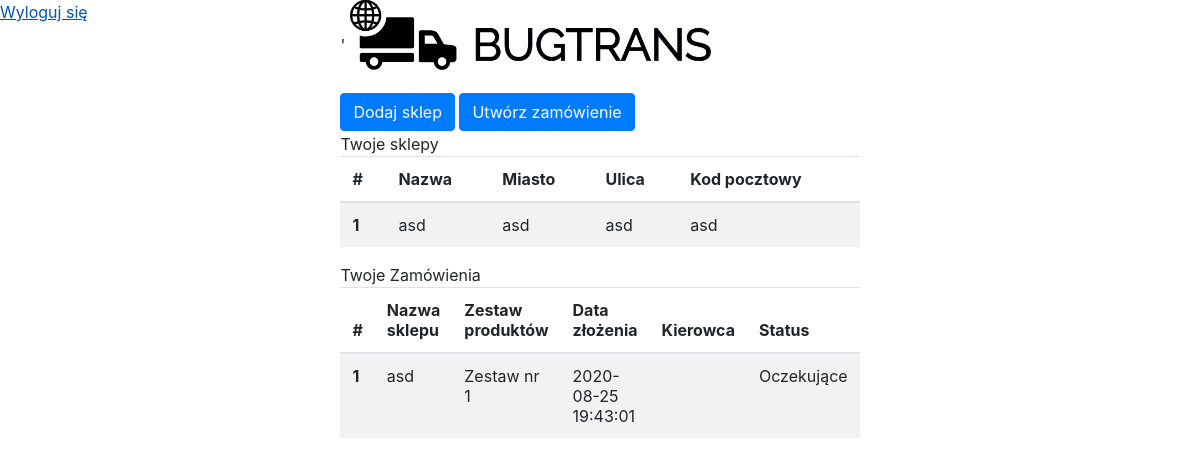
Screenshot of /bugtrans/panel_sklepu.php (signed in) with the database file from the repository.
### tables this page shows
CREATE TABLE `sklepy` (
  `id_sklepu` int(11) NOT NULL,
  `id_konta` int(11) NOT NULL,
  `nazwa` varchar(20) NOT NULL,
  `miasto` varchar(20) NOT NULL,
  `ulica` varchar(20) NOT NULL,
  `kod_pocztowy` varchar(20) NOT NULL
);

CREATE TABLE `zamowienia` (
  `id_zamowienia` int(11) NOT NULL,
  `id_sklepu` int(11) NOT NULL,
  `id_statusu` int(11) NOT NULL DEFAULT 1,
  `id_kierowcy` int(11) DEFAULT 1,
  `id_zestawu` int(11) NOT NULL,
  `data` timestamp NOT NULL DEFAULT current_timestamp()
);

CREATE TABLE `zestawy` (
  `id_zestawu` int(11) NOT NULL,
  `zestaw` varchar(20) NOT NULL
);

CREATE TABLE `statusy` (
  `id_statusu` int(11) NOT NULL,
  `status` varchar(20) NOT NULL
);

### bugtrans/panel_sklepu.php (the view, shortened to what this page needs)
<?php
include 'connection.php';
?>
<html>
	<head>
		<link rel="stylesheet" type="text/css" href="style.css">
		<link rel="stylesheet" href="https://stackpath.bootstrapcdn.com/bootstrap/4.1.3/css/bootstrap.min.css">
    	<link rel="stylesheet" href="https://maxcdn.bootstrapcdn.com/font-awesome/4.7.0/css/font-awesome.min.css">
		<a class="logout" href="wyloguj.php">Wyloguj się</a>
	</head>
	<body>
		<div class="grid-container">
  			<div class="logo">'
  				<img src="img/logo.png">
  				<a href="panel_dodawania_sklepu.php"><button class="btn btn-primary">Dodaj sklep</button></a>
  				<a href="panel_skladania_zamowienia.php"><button class="btn btn-primary">Utwórz zamówienie</button></a>
  			</div>
  			<div class="auth_options">
          <table id="tablePreview" class="table table-striped">
  <thead>
    <tr>
      <th>#</th>
      <th>Nazwa</th>
      <th>Miasto</th>
      <th>Ulica</th>
      <th>Kod pocztowy</th>
    </tr>
  </thead>
  <tbody>
  	<?php
  		$query = "SELECT * FROM sklepy WHERE id_konta = :id_konta;";
		$wynik = $db->prepare($query);
		$wynik->bindValue(":id_konta", $_SESSION['id']);
		$wynik->execute();
		$counter = 1;
		while($result = $wynik->fetch(PDO::FETCH_ASSOC)){
			echo "<tr><th scope='row'>".$counter++."</th><td>".$result['nazwa']."</td><td>".$result['miasto']."</td><td>".$result['ulica']."</td><td>".$result['kod_pocztowy']."</td></tr>";
		}
  	?>
  </tbody>
</table>
          <table id="tablePreview" class="table table-striped">
  <thead>
    <tr>
      <th>#</th>
      <th>Nazwa sklepu</th>
      <th>Zestaw produktów</th>
      <th>Data złożenia</th>
      <th>Kierowca</th>
      <th>Status</th>
    </tr>
  </thead>
  <tbody>
    <?php
    $counter = 1;
      $q = "SELECT * FROM zamowienia INNER JOIN sklepy ON zamowienia.id_sklepu=sklepy.id_sklepu INNER JOIN zestawy ON zamowienia.id_zestawu=zestawy.id_zestawu INNER JOIN statusy ON zamowienia.id_statusu=statusy.id_statusu INNER JOIN kierowcy ON zamowienia.id_kierowcy=kierowcy.id_kierowcy WHERE id_konta = :id_konta;";
      $w = $db->prepare($q);
      $w->bindValue(":id_konta",$_SESSION['id']);
      $w->execute();
      while($r = $w->fetch(PDO::FETCH_ASSOC)){
      echo "<tr><th scope='row'>".$counter++."</th><td>".$r['nazwa']."</td><td>".$r['zestaw']."</td><td>".$r['data']."</td><td>".$r['imie']." ".$r['nazwisko']."</td><td>".$r['status']."</td></tr>";
      }
    ?>
  </tbody>
</table>
  			</div>
  			<div class="footer">
  			</div>
		</div>
	</body>
</html>

### bugtrans/style.css (style rules this page uses)
.grid-container { display: grid; grid-template-columns: 1fr 1.5fr 1fr; grid-template-rows: 0.5fr 1fr 0.2fr; gap: 1px 1px; grid-template-areas: ". logo ." ". auth_options ." ". footer ."; }
.logo { grid-area: logo; margin: auto; }
.auth_options { grid-area: auth_options; margin: auto; }
.footer { grid-area: footer; }
.logout { position: fixed; margin-top: 0px; margin-left: 0px; }

### rows the page displays
sklepy: nazwa "asd", miasto "asd", ulica "asd", kod_pocztowy "asd"
zamowienia: id_sklepu.nazwa "asd", id_zestawu.zestaw "Zestaw nr 1", data "2020-08-25 19:43:01", id_statusu.status "Oczekujące"
